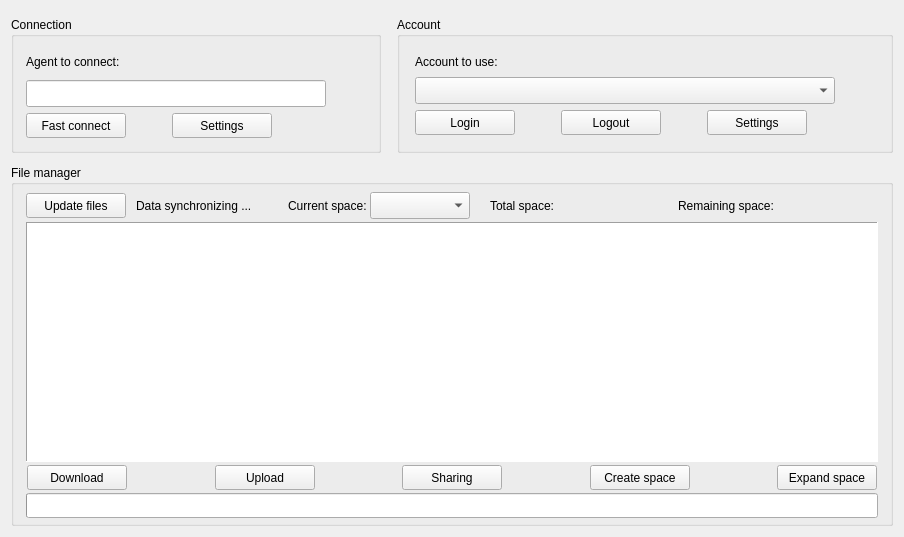
        <widget class="QWidget" name="filesTab">
         <attribute name="title">
          <string>  My files  </string>
         </attribute>
         <layout class="QVBoxLayout" name="verticalLayout_12">
          <item>
           <layout class="QVBoxLayout" name="verticalLayout_10">
            <item>
             <layout class="QHBoxLayout" name="horizontalLayout_3" stretch="20,1,20">
              <property name="leftMargin">
               <number>0</number>
              </property>
              <property name="topMargin">
               <number>6</number>
              </property>
              <property name="rightMargin">
               <number>0</number>
              </property>
              <property name="bottomMargin">
               <number>6</number>
              </property>
              <item>
               <widget class="QGroupBox" name="ConnGpBox">
                <property name="sizePolicy">
                 <sizepolicy hsizetype="MinimumExpanding" vsizetype="Minimum">
                  <horstretch>0</horstretch>
                  <verstretch>0</verstretch>
                 </sizepolicy>
                </property>
                <property name="focusPolicy">
                 <enum>Qt::NoFocus</enum>
                </property>
                <property name="acceptDrops">
                 <bool>false</bool>
                </property>
                <property name="autoFillBackground">
                 <bool>false</bool>
                </property>
                <property name="title">
                 <string>Connection</string>
                </property>
                <property name="alignment">
                 <set>Qt::AlignLeading|Qt::AlignLeft|Qt::AlignTop</set>
                </property>
                <property name="flat">
                 <bool>false</bool>
                </property>
                <layout class="QVBoxLayout" name="verticalLayout_15">
                 <property name="leftMargin">
                  <number>6</number>
                 </property>
                 <property name="topMargin">
                  <number>6</number>
                 </property>
                 <property name="rightMargin">
                  <number>6</number>
                 </property>
                 <property name="bottomMargin">
                  <number>6</number>
                 </property>
                 <item>
                  <layout class="QVBoxLayout" name="verticalLayout_11">
                   <property name="leftMargin">
                    <number>6</number>
                   </property>
                   <property name="topMargin">
                    <number>6</number>
                   </property>
                   <property name="rightMargin">
                    <number>6</number>
                   </property>
                   <property name="bottomMargin">
                    <number>6</number>
                   </property>
                   <item>
                    <widget class="QLabel" name="agentUseLabel">
                     <property name="sizePolicy">
                      <sizepolicy hsizetype="Preferred" vsizetype="Minimum">
                       <horstretch>0</horstretch>
                       <verstretch>0</verstretch>
                      </sizepolicy>
                     </property>
                     <property name="minimumSize">
                      <size>
                       <width>200</width>
                       <height>25</height>
                      </size>
                     </property>
                     <property name="text">
                      <string>Agent to connect:</string>
                     </property>
                    </widget>
                   </item>
                   <item>
                    <layout class="QHBoxLayout" name="horizontalLayout_8">
                     <item>
                      <widget class="QLineEdit" name="agentToConnEdit">
                       <property name="sizePolicy">
                        <sizepolicy hsizetype="MinimumExpanding" vsizetype="Fixed">
                         <horstretch>0</horstretch>
                         <verstretch>0</verstretch>
                        </sizepolicy>
                       </property>
                       <property name="minimumSize">
                        <size>
                         <width>300</width>
                         <height>27</height>
                        </size>
                       </property>
                       <property name="maximumSize">
                        <size>
                         <width>500</width>
                         <height>30</height>
                        </size>
                       </property>
                       <property name="baseSize">
                        <size>
                         <width>400</width>
                         <height>30</height>
                        </size>
                       </property>
                       <property name="frame">
                        <bool>true</bool>
                       </property>
                       <property name="readOnly">
                        <bool>true</bool>
                       </property>
                      </widget>
                     </item>
                     <item>
                      <spacer name="horizontalSpacer_7">
                       <property name="orientation">
                        <enum>Qt::Horizontal</enum>
                       </property>
                       <property name="sizeHint" stdset="0">
                        <size>
                         <width>40</width>
                         <height>20</height>
                        </size>
                       </property>
                      </spacer>
                     </item>
                    </layout>
                   </item>
                   <item>
                    <layout class="QHBoxLayout" name="horizontalLayout_7">
                     <item>
                      <widget class="QPushButton" name="fastConnBtn">
                       <property name="sizePolicy">
                        <sizepolicy hsizetype="Fixed" vsizetype="Fixed">
                         <horstretch>0</horstretch>
                         <verstretch>0</verstretch>
                        </sizepolicy>
                       </property>
                       <property name="minimumSize">
                        <size>
                         <width>100</width>
                         <height>25</height>
                        </size>
                       </property>
                       <property name="text">
                        <string>Fast connect</string>
                       </property>
                      </widget>
                     </item>
                     <item>
                      <spacer name="horizontalSpacer_8">
                       <property name="orientation">
                        <enum>Qt::Horizontal</enum>
                       </property>
                       <property name="sizeType">
                        <enum>QSizePolicy::Fixed</enum>
                       </property>
                       <property name="sizeHint" stdset="0">
                        <size>
                         <width>40</width>
                         <height>25</height>
                        </size>
                       </property>
                      </spacer>
                     </item>
                     <item>
                      <widget class="QPushButton" name="agentSettingBtn">
                       <property name="sizePolicy">
                        <sizepolicy hsizetype="Fixed" vsizetype="Fixed">
                         <horstretch>0</horstretch>
                         <verstretch>0</verstretch>
                        </sizepolicy>
                       </property>
                       <property name="minimumSize">
                        <size>
                         <width>100</width>
                         <height>25</height>
                        </size>
                       </property>
                       <property name="text">
                        <string>Settings</string>
                       </property>
                      </widget>
                     </item>
                     <item>
                      <spacer name="horizontalSpacer_9">
                       <property name="orientation">
                        <enum>Qt::Horizontal</enum>
                       </property>
                       <property name="sizeHint" stdset="0">
                        <size>
                         <width>40</width>
                         <height>20</height>
                        </size>
                       </property>
                      </spacer>
                     </item>
                    </layout>
                   </item>
                  </layout>
                 </item>
                </layout>
               </widget>
              </item>
              <item>
               <spacer name="horizontalSpacer_17">
                <property name="orientation">
                 <enum>Qt::Horizontal</enum>
                </property>
                <property name="sizeType">
                 <enum>QSizePolicy::MinimumExpanding</enum>
                </property>
                <property name="sizeHint" stdset="0">
                 <size>
                  <width>10</width>
                  <height>20</height>
                 </size>
                </property>
               </spacer>
              </item>
              <item>
               <widget class="QGroupBox" name="accountGpBox">
                <property name="sizePolicy">
                 <sizepolicy hsizetype="MinimumExpanding" vsizetype="Minimum">
                  <horstretch>0</horstretch>
                  <verstretch>0</verstretch>
                 </sizepolicy>
                </property>
                <property name="title">
                 <string>Account</string>
                </property>
                <property name="alignment">
                 <set>Qt::AlignLeading|Qt::AlignLeft|Qt::AlignTop</set>
                </property>
                <layout class="QVBoxLayout" name="verticalLayout_9">
                 <item>
                  <layout class="QVBoxLayout" name="verticalLayout_2">
                   <property name="leftMargin">
                    <number>6</number>
                   </property>
                   <property name="topMargin">
                    <number>6</number>
                   </property>
                   <property name="rightMargin">
                    <number>6</number>
                   </property>
                   <property name="bottomMargin">
                    <number>6</number>
                   </property>
                   <item>
                    <widget class="QLabel" name="AccUseLabel">
                     <property name="sizePolicy">
                      <sizepolicy hsizetype="Preferred" vsizetype="Minimum">
                       <horstretch>0</horstretch>
                       <verstretch>0</verstretch>
                      </sizepolicy>
                     </property>
                     <property name="text">
                      <string>Account to use:</string>
                     </property>
                    </widget>
                   </item>
                   <item>
                    <layout class="QHBoxLayout" name="horizontalLayout_2">
                     <item>
                      <widget class="QComboBox" name="accountComboBox">
                       <property name="sizePolicy">
                        <sizepolicy hsizetype="MinimumExpanding" vsizetype="Fixed">
                         <horstretch>0</horstretch>
                         <verstretch>0</verstretch>
                        </sizepolicy>
                       </property>
                       <property name="minimumSize">
                        <size>
                         <width>420</width>
                         <height>27</height>
                        </size>
                       </property>
                      </widget>
                     </item>
                     <item>
                      <spacer name="horizontalSpacer_14">
                       <property name="orientation">
                        <enum>Qt::Horizontal</enum>
                       </property>
                       <property name="sizeHint" stdset="0">
                        <size>
                         <width>40</width>
                         <height>20</height>
                        </size>
                       </property>
                      </spacer>
                     </item>
                    </layout>
                   </item>
                   <item>
                    <layout class="QHBoxLayout" name="horizontalLayout">
                     <item>
                      <widget class="QPushButton" name="loginBtn">
                       <property name="sizePolicy">
                        <sizepolicy hsizetype="Fixed" vsizetype="Fixed">
                         <horstretch>0</horstretch>
                         <verstretch>0</verstretch>
                        </sizepolicy>
                       </property>
                       <property name="minimumSize">
                        <size>
                         <width>100</width>
                         <height>25</height>
                        </size>
                       </property>
                       <property name="text">
                        <string>Login</string>
                       </property>
                      </widget>
                     </item>
                     <item>
                      <spacer name="horizontalSpacer_15">
                       <property name="orientation">
                        <enum>Qt::Horizontal</enum>
                       </property>
                       <property name="sizeType">
                        <enum>QSizePolicy::Fixed</enum>
                       </property>
                       <property name="sizeHint" stdset="0">
                        <size>
                         <width>40</width>
                         <height>20</height>
                        </size>
                       </property>
                      </spacer>
                     </item>
                     <item>
                      <widget class="QPushButton" name="logoutBtn">
                       <property name="sizePolicy">
                        <sizepolicy hsizetype="Fixed" vsizetype="Fixed">
                         <horstretch>0</horstretch>
                         <verstretch>0</verstretch>
                        </sizepolicy>
                       </property>
                       <property name="minimumSize">
                        <size>
                         <width>100</width>
                         <height>25</height>
                        </size>
                       </property>
                       <property name="text">
                        <string>Logout</string>
                       </property>
                      </widget>
                     </item>
                     <item>
                      <spacer name="horizontalSpacer_16">
                       <property name="orientation">
                        <enum>Qt::Horizontal</enum>
                       </property>
                       <property name="sizeType">
                        <enum>QSizePolicy::Fixed</enum>
                       </property>
                       <property name="sizeHint" stdset="0">
                        <size>
                         <width>40</width>
                         <height>20</height>
                        </size>
                       </property>
                      </spacer>
                     </item>
                     <item>
                      <widget class="QPushButton" name="accSettingBtn">
                       <property name="sizePolicy">
                        <sizepolicy hsizetype="Fixed" vsizetype="Fixed">
                         <horstretch>0</horstretch>
                         <verstretch>0</verstretch>
                        </sizepolicy>
                       </property>
                       <property name="minimumSize">
                        <size>
                         <width>100</width>
                         <height>25</height>
                        </size>
                       </property>
                       <property name="text">
                        <string>Settings</string>
                       </property>
                      </widget>
                     </item>
                     <item>
                      <spacer name="horizontalSpacer_18">
                       <property name="orientation">
                        <enum>Qt::Horizontal</enum>
                       </property>
                       <property name="sizeHint" stdset="0">
                        <size>
                         <width>40</width>
                         <height>20</height>
                        </size>
                       </property>
                      </spacer>
                     </item>
                    </layout>
                   </item>
                  </layout>
                 </item>
                </layout>
               </widget>
              </item>
             </layout>
            </item>
            <item>
             <widget class="QGroupBox" name="fileManGpBox">
              <property name="title">
               <string>File manager</string>
              </property>
              <property name="alignment">
               <set>Qt::AlignLeading|Qt::AlignLeft|Qt::AlignTop</set>
              </property>
              <layout class="QVBoxLayout" name="verticalLayout_14">
               <property name="leftMargin">
                <number>6</number>
               </property>
               <property name="topMargin">
                <number>4</number>
               </property>
               <property name="rightMargin">
                <number>6</number>
               </property>
               <property name="bottomMargin">
                <number>4</number>
               </property>
               <item>
                <layout class="QVBoxLayout" name="verticalLayout_13">
                 <property name="spacing">
                  <number>1</number>
                 </property>
                 <property name="leftMargin">
                  <number>6</number>
                 </property>
                 <property name="topMargin">
                  <number>1</number>
                 </property>
                 <property name="rightMargin">
                  <number>6</number>
                 </property>
                 <property name="bottomMargin">
                  <number>1</number>
                 </property>
                 <item>
                  <layout class="QHBoxLayout" name="horizontalLayout_15">
                   <property name="spacing">
                    <number>0</number>
                   </property>
                   <property name="leftMargin">
                    <number>0</number>
                   </property>
                   <property name="topMargin">
                    <number>2</number>
                   </property>
                   <property name="rightMargin">
                    <number>0</number>
                   </property>
                   <property name="bottomMargin">
                    <number>2</number>
                   </property>
                   <item>
                    <widget class="QPushButton" name="updateFlistBtn">
                     <property name="minimumSize">
                      <size>
                       <width>100</width>
                       <height>25</height>
                      </size>
                     </property>
                     <property name="text">
                      <string>Update files</string>
                     </property>
                    </widget>
                   </item>
                   <item>
                    <spacer name="horizontalSpacer_29">
                     <property name="orientation">
                      <enum>Qt::Horizontal</enum>
                     </property>
                     <property name="sizeType">
                      <enum>QSizePolicy::Fixed</enum>
                     </property>
                     <property name="sizeHint" stdset="0">
                      <size>
                       <width>10</width>
                       <height>20</height>
                      </size>
                     </property>
                    </spacer>
                   </item>
                   <item>
                    <widget class="QLabel" name="updatingLabel">
                     <property name="minimumSize">
                      <size>
                       <width>80</width>
                       <height>25</height>
                      </size>
                     </property>
                     <property name="text">
                      <string>Data synchronizing ...</string>
                     </property>
                    </widget>
                   </item>
                   <item>
                    <spacer name="horizontalSpacer_10">
                     <property name="orientation">
                      <enum>Qt::Horizontal</enum>
                     </property>
                     <property name="sizeHint" stdset="0">
                      <size>
                       <width>20</width>
                       <height>20</height>
                      </size>
                     </property>
                    </spacer>
                   </item>
                   <item>
                    <widget class="QLabel" name="curSpaceHintLabel">
                     <property name="text">
                      <string>Current space: </string>
                     </property>
                    </widget>
                   </item>
                   <item>
                    <widget class="QComboBox" name="curSpaceComboBox">
                     <property name="minimumSize">
                      <size>
                       <width>100</width>
                       <height>27</height>
                      </size>
                     </property>
                    </widget>
                   </item>
                   <item>
                    <spacer name="horizontalSpacer_31">
                     <property name="orientation">
                      <enum>Qt::Horizontal</enum>
                     </property>
                     <property name="sizeType">
                      <enum>QSizePolicy::Fixed</enum>
                     </property>
                     <property name="sizeHint" stdset="0">
                      <size>
                       <width>20</width>
                       <height>20</height>
                      </size>
                     </property>
                    </spacer>
                   </item>
                   <item>
                    <widget class="QLabel" name="tSpaceHintLabel">
                     <property name="text">
                      <string>Total space: </string>
                     </property>
                    </widget>
                   </item>
                   <item>
                    <widget class="QLabel" name="tSpaceValLabel">
                     <property name="sizePolicy">
                      <sizepolicy hsizetype="Fixed" vsizetype="Fixed">
                       <horstretch>0</horstretch>
                       <verstretch>0</verstretch>
                      </sizepolicy>
                     </property>
                     <property name="minimumSize">
                      <size>
                       <width>100</width>
                       <height>25</height>
                      </size>
                     </property>
                     <property name="maximumSize">
                      <size>
                       <width>100</width>
                       <height>25</height>
                      </size>
                     </property>
                     <property name="text">
                      <string/>
                     </property>
                    </widget>
                   </item>
                   <item>
                    <spacer name="horizontalSpacer_30">
                     <property name="orientation">
                      <enum>Qt::Horizontal</enum>
                     </property>
                     <property name="sizeType">
                      <enum>QSizePolicy::Fixed</enum>
                     </property>
                     <property name="sizeHint" stdset="0">
                      <size>
                       <width>20</width>
                       <height>20</height>
                      </size>
                     </property>
                    </spacer>
                   </item>
                   <item>
                    <widget class="QLabel" name="RemSpaceHintLabel">
                     <property name="text">
                      <string>Remaining space: </string>
                     </property>
                    </widget>
                   </item>
                   <item>
                    <widget class="QLabel" name="remSpaceValLabel">
                     <property name="sizePolicy">
                      <sizepolicy hsizetype="Fixed" vsizetype="Fixed">
                       <horstretch>0</horstretch>
                       <verstretch>0</verstretch>
                      </sizepolicy>
                     </property>
                     <property name="minimumSize">
                      <size>
                       <width>100</width>
                       <height>25</height>
                      </size>
                     </property>
                     <property name="maximumSize">
                      <size>
                       <width>100</width>
                       <height>25</height>
                      </size>
                     </property>
                     <property name="text">
                      <string/>
                     </property>
                    </widget>
                   </item>
                  </layout>
                 </item>
                 <item>
                  <widget class="QTableView" name="fileTable">
                   <property name="minimumSize">
                    <size>
                     <width>820</width>
                     <height>240</height>
                    </size>
                   </property>
                   <property name="frameShape">
                    <enum>QFrame::Panel</enum>
                   </property>
                   <property name="frameShadow">
                    <enum>QFrame::Sunken</enum>
                   </property>
                   <property name="editTriggers">
                    <set>QAbstractItemView::NoEditTriggers</set>
                   </property>
                   <property name="alternatingRowColors">
                    <bool>true</bool>
                   </property>
                   <property name="selectionMode">
                    <enum>QAbstractItemView::SingleSelection</enum>
                   </property>
                   <property name="selectionBehavior">
                    <enum>QAbstractItemView::SelectRows</enum>
                   </property>
                   <property name="showGrid">
                    <bool>false</bool>
                   </property>
                   <property name="gridStyle">
                    <enum>Qt::NoPen</enum>
                   </property>
                   <property name="sortingEnabled">
                    <bool>true</bool>
                   </property>
                   <attribute name="horizontalHeaderVisible">
                    <bool>true</bool>
                   </attribute>
                   <attribute name="horizontalHeaderHighlightSections">
                    <bool>true</bool>
                   </attribute>
                   <attribute name="verticalHeaderVisible">
                    <bool>false</bool>
                   </attribute>
                   <attribute name="verticalHeaderDefaultSectionSize">
                    <number>25</number>
                   </attribute>
                   <attribute name="verticalHeaderHighlightSections">
                    <bool>true</bool>
                   </attribute>
                   <attribute name="verticalHeaderMinimumSectionSize">
                    <number>25</number>
                   </attribute>
                  </widget>
                 </item>
                 <item>
                  <layout class="QHBoxLayout" name="horizontalLayout_9">
                   <property name="spacing">
                    <number>0</number>
                   </property>
                   <property name="leftMargin">
                    <number>1</number>
                   </property>
                   <property name="topMargin">
                    <number>2</number>
                   </property>
                   <property name="rightMargin">
                    <number>1</number>
                   </property>
                   <property name="bottomMargin">
                    <number>2</number>
                   </property>
                   <item>
                    <widget class="QPushButton" name="downloadBtn">
                     <property name="minimumSize">
                      <size>
                       <width>100</width>
                       <height>25</height>
                      </size>
                     </property>
                     <property name="text">
                      <string>Download</string>
                     </property>
                    </widget>
                   </item>
                   <item>
                    <spacer name="horizontalSpacer_43">
                     <property name="orientation">
                      <enum>Qt::Horizontal</enum>
                     </property>
                     <property name="sizeHint" stdset="0">
                      <size>
                       <width>40</width>
                       <height>20</height>
                      </size>
                     </property>
                    </spacer>
                   </item>
                   <item>
                    <widget class="QPushButton" name="uploadBtn">
                     <property name="minimumSize">
                      <size>
                       <width>100</width>
                       <height>25</height>
                      </size>
                     </property>
                     <property name="text">
                      <string>Upload</string>
                     </property>
                    </widget>
                   </item>
                   <item>
                    <spacer name="horizontalSpacer_11">
                     <property name="orientation">
                      <enum>Qt::Horizontal</enum>
                     </property>
                     <property name="sizeHint" stdset="0">
                      <size>
                       <width>40</width>
                       <height>20</height>
                      </size>
                     </property>
                    </spacer>
                   </item>
                   <item>
                    <widget class="QPushButton" name="sharingBtn">
                     <property name="minimumSize">
                      <size>
                       <width>100</width>
                       <height>25</height>
                      </size>
                     </property>
                     <property name="text">
                      <string>Sharing</string>
                     </property>
                    </widget>
                   </item>
                   <item>
                    <spacer name="horizontalSpacer_12">
                     <property name="orientation">
                      <enum>Qt::Horizontal</enum>
                     </property>
                     <property name="sizeHint" stdset="0">
                      <size>
                       <width>40</width>
                       <height>20</height>
                      </size>
                     </property>
                    </spacer>
                   </item>
                   <item>
                    <widget class="QPushButton" name="createSpaceBtn">
                     <property name="minimumSize">
                      <size>
                       <width>100</width>
                       <height>25</height>
                      </size>
                     </property>
                     <property name="text">
                      <string>Create space</string>
                     </property>
                    </widget>
                   </item>
                   <item>
                    <spacer name="horizontalSpacer_28">
                     <property name="orientation">
                      <enum>Qt::Horizontal</enum>
                     </property>
                     <property name="sizeHint" stdset="0">
                      <size>
                       <width>40</width>
                       <height>20</height>
                      </size>
                     </property>
                    </spacer>
                   </item>
                   <item>
                    <widget class="QPushButton" name="expSpaceBtn">
                     <property name="minimumSize">
                      <size>
                       <width>100</width>
                       <height>25</height>
                      </size>
                     </property>
                     <property name="text">
                      <string>Expand space</string>
                     </property>
                    </widget>
                   </item>
                  </layout>
                 </item>
                 <item>
                  <widget class="QProgressBar" name="uploadProgressBar">
                   <property name="minimumSize">
                    <size>
                     <width>0</width>
                     <height>25</height>
                    </size>
                   </property>
                   <property name="autoFillBackground">
                    <bool>false</bool>
                   </property>
                   <property name="value">
                    <number>0</number>
                   </property>
                   <property name="textVisible">
                    <bool>false</bool>
                   </property>
                  </widget>
                 </item>
                </layout>
               </item>
              </layout>
             </widget>
            </item>
           </layout>
          </item>
         </layout>
        </widget>
